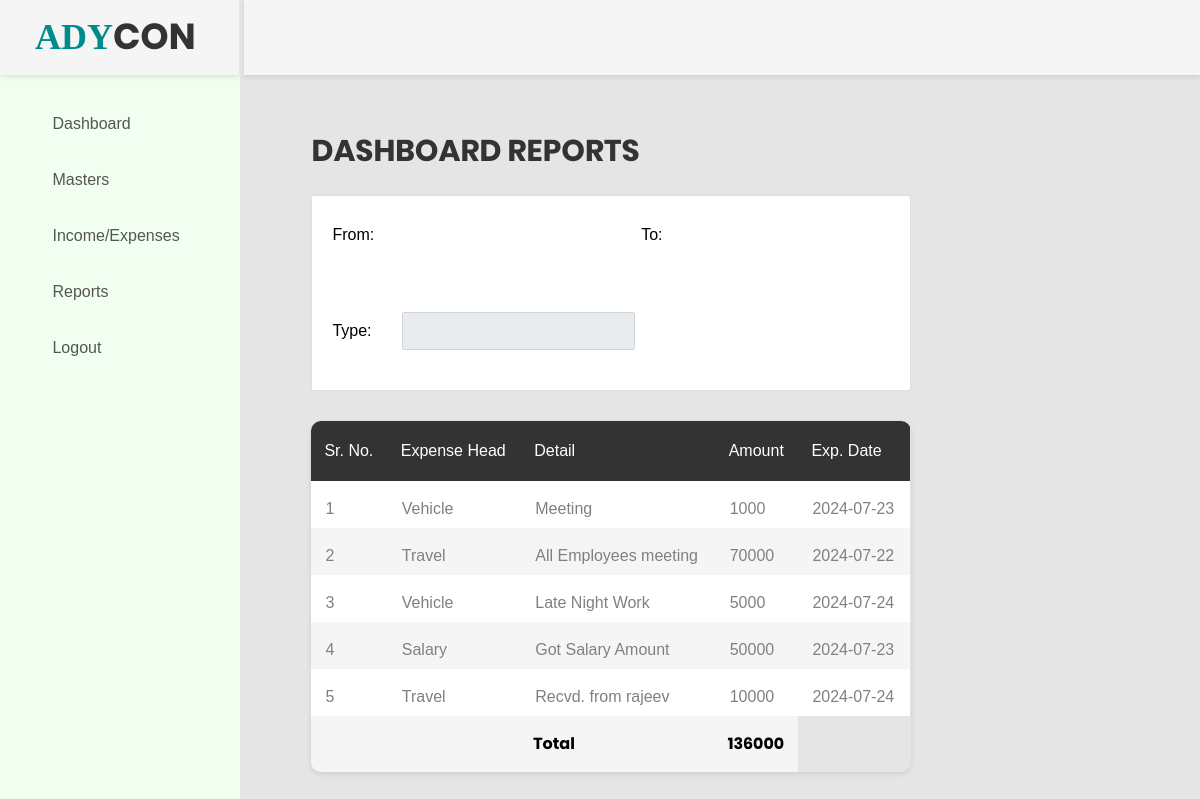
Screenshot of /dashboard_reports.php (signed in) with the database file from the repository.
### tables this page shows
CREATE TABLE `expenses` (
  `id` varchar(20) NOT NULL,
  `category_id` int(11) NOT NULL,
  `item` varchar(255) NOT NULL,
  `price` float NOT NULL,
  `details` text NOT NULL,
  `branch_id` varchar(50) NOT NULL,
  `party_id` varchar(50) NOT NULL,
  `trans_type` varchar(10) NOT NULL,
  `pay_mode` varchar(100) NOT NULL,
  `added_on` datetime NOT NULL,
  `expenses_date` date NOT NULL,
  `added_by` varchar(255) DEFAULT NULL
);

CREATE TABLE `category` (
  `id` int(11) NOT NULL,
  `name` varchar(255) NOT NULL
);

### dashboard_reports.php (the view, shortened to what this page needs)
<?php
include('header.php');
$sub_sql="";
$from="";
$to="";
$trans_type="";
$res= mysqli_query($con,"Select exp.price,cat.name,exp.item,exp.expenses_date,exp.details
 from expenses exp,category cat where exp.category_id=cat.id $sub_sql");
?>
<div class="main-content">
    <div class="section__content section__content--p30">
        <div class="container-fluid">
            <div class="row">
                <div class="col-lg-9">
                <h2>DASHBOARD REPORTS</h2><br/>
                <div class="card">
                <div class="card-body card-block">
                <form method="get">
                 <div class="form-group row">
                                        <label class="col-form-label col-auto mb-1">From:</label>
                                        <div class="col-auto">
                                            <input type="text" name="from" class="form-control-plaintext" required readonly value="<?php echo $from; ?>">
                                        </div>
                                        <label class="col-form-label col-auto mb-1">To:</label>
                                        <div class="col-auto">
                                            <input type="text" name="to" class="form-control-plaintext" required readonly value="<?php echo $to; ?>">
                                        </div>
                                    </div>
                       <div class="form-group row">
                        <label class="col-form-label col-auto mb-1">Type:</label>
                         <div class="col-auto">
                             <b><input type="text" name="trans_type" style="color: <?php echo ($trans_type == 'Income') ? 'green' : (($trans_type == 'Expense') ? 'red' : 'black'); ?>; font-size:'1rem'"
                             class="form-control" required readonly value="<?php echo $trans_type; ?>"></b>
                        </div>
                 </div>
                </form>
</div>
</div>
            <div class="table-responsive table--no-card m-b-30">
                    <table class="table table-borderless table-striped table-earning">
                            <thead>
    <tr>
        <th>Sr. No.</th>
        <th>Expense Head</th>
        <th>Detail</th>
        <th>Amount</th>
        <th>Exp. Date</th>
    </tr>
    </thead>
    <tbody>
    <?php
        $final_price=0;
        $i=1;
        while ($row=mysqli_fetch_assoc($res)) {
        $final_price= $final_price+$row['price'];
            ?>
    <tr>
        <td><?php echo $i++?></td>
        <td><?php echo $row['name']?></td>
        <td><?php echo $row['details']?></td>
        <td><?php echo $row['price']?></td>
        <td><?php echo $row['expenses_date']?></td>
    </tr>
    <?php } ?>
    <tr>
        <th></th>
        <th></th>
        <th>Total</th>
        <th><?php echo $final_price?></th>
    </tr>
    </tbody>
</table>
<?php
include('footer.php');
?>

### header.php (shortened to what this page needs)
<!DOCTYPE html>
<html lang="en">
<head>
    <link href="css/font-face.css" rel="stylesheet" media="all">
    <link href="vendor/font-awesome-4.7/css/font-awesome.min.css" rel="stylesheet" media="all">
    <link href="vendor/font-awesome-5/css/fontawesome-all.min.css" rel="stylesheet" media="all">
    <link href="vendor/mdi-font/css/material-design-iconic-font.min.css" rel="stylesheet" media="all">
    <link href="vendor/bootstrap-4.1/bootstrap.min.css" rel="stylesheet" media="all">
    <link href="vendor/animsition/animsition.min.css" rel="stylesheet" media="all">
    <link href="vendor/wow/animate.css" rel="stylesheet" media="all">
    <link href="vendor/css-hamburgers/hamburgers.min.css" rel="stylesheet" media="all">
    <link href="vendor/slick/slick.css" rel="stylesheet" media="all">
    <link href="vendor/select2/select2.min.css" rel="stylesheet" media="all">
    <link href="vendor/perfect-scrollbar/perfect-scrollbar.css" rel="stylesheet" media="all">
    <link rel="stylesheet" type="text/css" href="https://cdn.datatables.net/1.11.5/css/jquery.dataTables.css">
    <link rel="stylesheet" href="https://cdn.datatables.net/1.13.4/css/dataTables.bootstrap5.min.css" />
    <link href="css/theme.css" rel="stylesheet" media="all">
</head>
<body class="animsition">
    <div class="page-wrapper">
        <aside class="menu-sidebar d-none d-lg-block">
            <div class="logo">
                <a href="#">
                <h1><span style="color:darkcyan;  font-family: 'Times New Roman', sans-serif;">ADY</span>CON</h1>
                </a>
            </div>
            <div class="menu-sidebar__content js-scrollbar1">
                <nav class="navbar-sidebar">
                    <ul class="list-unstyled navbar__list">
                        <li class="">
                            <a class="js-arrow" href="dashboard.php">
                            <i class="fas fa-solid fa-chart-line"></i>Dashboard</a>
                        </li>
                        <li class="has-sub">
                            <a class="js-arrow" href="#">
                                <i class="fas  fa-plus-square"></i>Masters  <i class="fas  fa-chevron-down"></i></a>
                        </li>
                        <li>
                            <a href="expenses.php">
                            <i class="fas fa-rupee"></i>Income/Expenses</a>
                        </li>
                        <li class="has-sub">
                            <a class="js-arrow" href="#">
                            <i class="fas fa-chart-bar"></i></i>Reports  <i class="fas  fa-chevron-down"></i></a>
                        </li>
                        <li>
                            <a href="logout.php">
                                <i class="fas fa-power-off"></i>Logout</a>
                        </li>
                    </ul>
                </nav>
            </div>
        </aside>
        <div class="page-container">
            <header class="header-desktop">
            </header>

### footer.php (shortened to what this page needs)
</div>
    </div>
</body>
</html>

### rows the page displays
expenses: category.name "Vehicle", details "Meeting", price "1000", expenses_date "2024-07-23"
expenses: category.name "Travel", details "All Employees meeting", price "70000", expenses_date "2024-07-22"
expenses: category.name "Vehicle", details "Late Night Work", price "5000", expenses_date "2024-07-24"
expenses: category.name "Salary", details "Got Salary Amount", price "50000", expenses_date "2024-07-23"
expenses: category.name "Travel", details "Recvd. from rajeev", price "10000", expenses_date "2024-07-24"

### other values shown
$final_price "136000"
